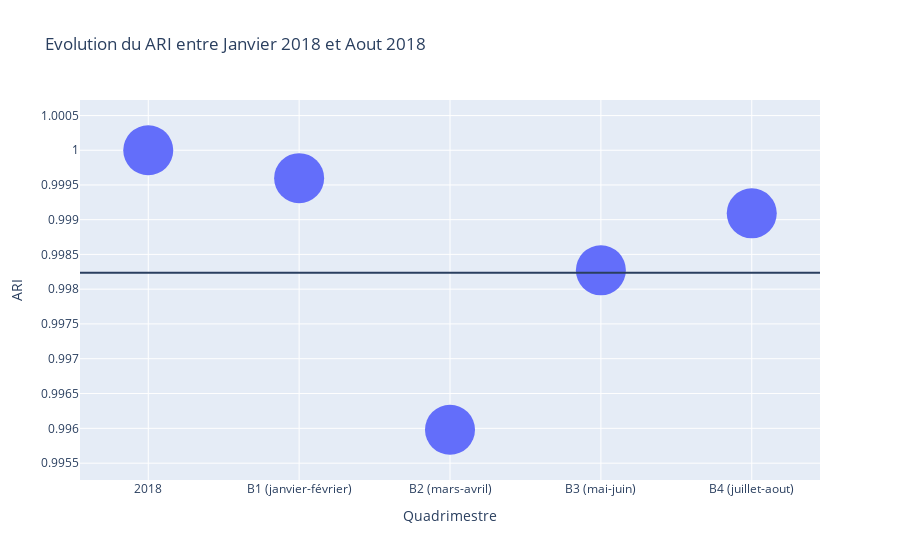

Source (notebook cell):
### Code cell
ARI=[ari_0,ari_1,ari_2,ari_3,ari_4]


fig = px.scatter(x=["2018","B1 (janvier-février)", "B2 (mars-avril)","B3 (mai-juin)","B4 (juillet-aout)"], y=ARI, log_y=True,title="Evolution du ARI entre Janvier 2018 et Aout 2018")

fig.update_layout(
    xaxis_title="Quadrimestre",
    yaxis_title="ARI",

)

fig.add_hline(y=np.mean(ARI[1:]))


fig.update_traces(marker_size=50)
fig.show()

### Figure 1 — Plotly figure (JSON) as saved in the notebook; plotly's stock layout.template omitted (floating-point values rounded to 4 significant figures)
{"data": [{"hovertemplate": "x=%{x}<br>y=%{y}<extra></extra>", "legendgroup": "", "marker": {"color": "#636efa", "size": 50, "symbol": "circle"}, "mode": "markers", "name": "", "orientation": "v", "showlegend": false, "type": "scatter", "x": ["2018", "B1 (janvier-février)", "B2 (mars-avril)", "B3 (mai-juin)", "B4 (juillet-aout)"], "xaxis": "x", "y": [1, 0.9996, 0.996, 0.9983, 0.9991], "yaxis": "y"}], "layout": {"legend": {"tracegroupgap": 0}, "shapes": [{"type": "line", "x0": 0, "x1": 1, "xref": "x domain", "y0": 0.9982, "y1": 0.9982, "yref": "y"}], "title": {"text": "Evolution du ARI entre Janvier 2018 et Aout 2018"}, "xaxis": {"anchor": "y", "domain": [0, 1], "title": {"text": "Quadrimestre"}}, "yaxis": {"anchor": "x", "domain": [0, 1], "title": {"text": "ARI"}, "type": "log"}}}
